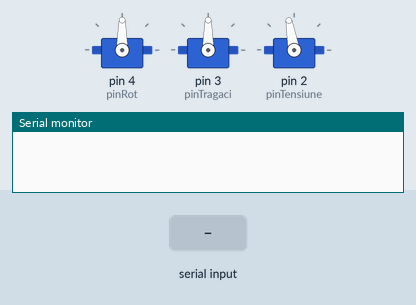
Bench run of a sketch on a simulated Arduino Uno, built with avr-gcc and run on an emulated ATmega328P. Parts: 3 × servo, the last lines printed to the serial monitor. Inputs (shaded band) come from the test bench.

Above: at 1.2 s.
1.3 s: "90 45 200\n" received over Serial
At 1.6 s:
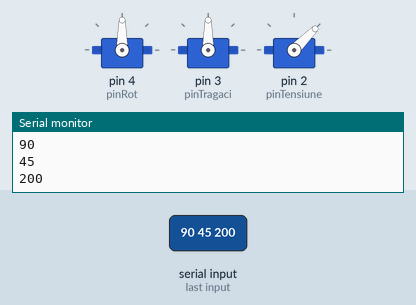
2.8 s: "30 150 10\n" received over Serial
At 4.0 s:
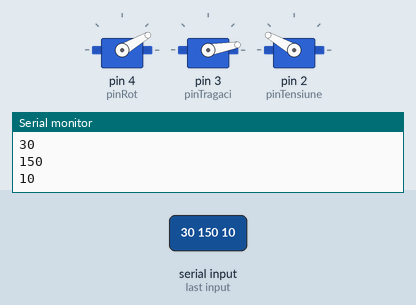
4.3 s: "5\n" received over Serial
At 5.1 s:
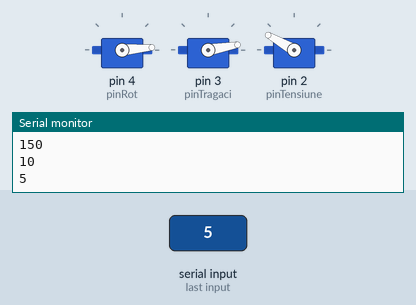
5.8 s: "1 90\n" received over Serial
At 6.2 s:
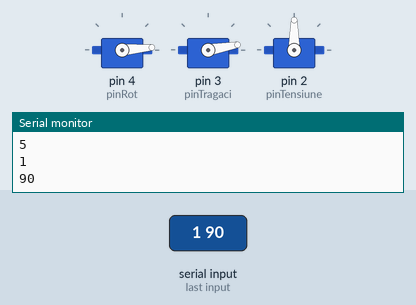
7.3 s: "90 45\n" received over Serial
At 8.5 s:
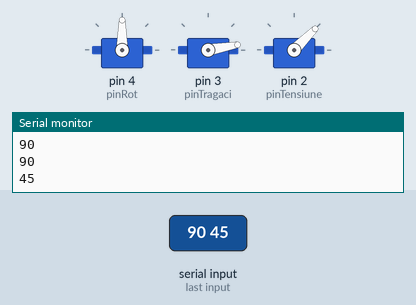
8.8 s: "1 90 45\n" received over Serial
At 9.7 s:
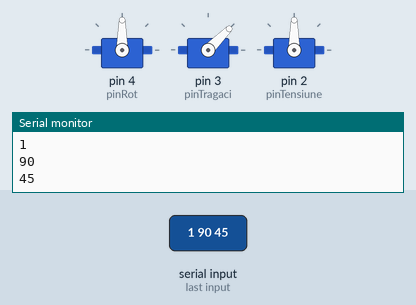
Timing chart, 0 to 11.3 s (numbered marks = the images above; inputs shaded):
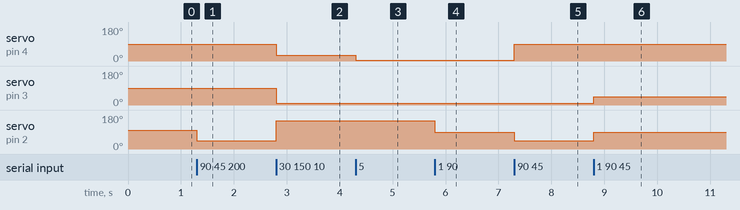

Measured:
- after the input at 1.3 s, servo on pin 2 (pinTensiune): 100° → 45° at once
- after the input at 2.8 s, servo on pin 4 (pinRot): 90° → 30° at once; servo on pin 3 (pinTragaci): 90° → 10° at once; servo on pin 2 (pinTensiune): 45° → 150° at once
- after the input at 4.3 s, servo on pin 4 (pinRot): 30° → 5° at once
- after the input at 5.8 s, servo on pin 2 (pinTensiune): 150° → 90° at once
- after the input at 7.3 s, servo on pin 4 (pinRot): 5° → 90° at once; servo on pin 2 (pinTensiune): 90° → 45° at once
- after the input at 8.8 s, servo on pin 3 (pinTragaci): 10° → 45° at once; servo on pin 2 (pinTensiune): 45° → 90° at once

The sketch:

Catapulta.ino
```cpp
#include <Servo.h>

int pinRot = 4;
int pinTragaci = 3;
int pinTensiune = 2;

Servo rot;
Servo tragaci;
Servo tensiune;

int serial_data[3];  // Array to hold servo positions

void setup() {
    Serial.begin(115200);
    rot.attach(pinRot);
    tragaci.attach(pinTragaci);
    tensiune.attach(pinTensiune);
    rot.write(90);
    tragaci.write(90);
    tensiune.write(100);
}

void loop() {
    if (Serial.available()) {
        String data = Serial.readStringUntil('\n');  // Read the string until newline character

        char data_char[data.length() + 1];  // Create a mutable character array
        data.toCharArray(data_char, data.length() + 1);  // Copy string to char array

        int i = 0;
        char* token = strtok(data_char, " ");

        while (token != NULL && i < 3) {
            serial_data[i] = atoi(token);
            Serial.println(serial_data[i]);
            token = strtok(NULL, " ");
            i++;
        }

        // Update servo positions
        if (serial_data[0] >= 5 && serial_data[0] <= 175) {
            rot.write(serial_data[0]);
        }

        if (serial_data[1] >= 0 && serial_data[1] <= 200) {
            tensiune.write(serial_data[1]);
        }

        if (serial_data[2] >= 10 && serial_data[2] <= 180) {
            tragaci.write(serial_data[2]);
        }

    }
}
```
